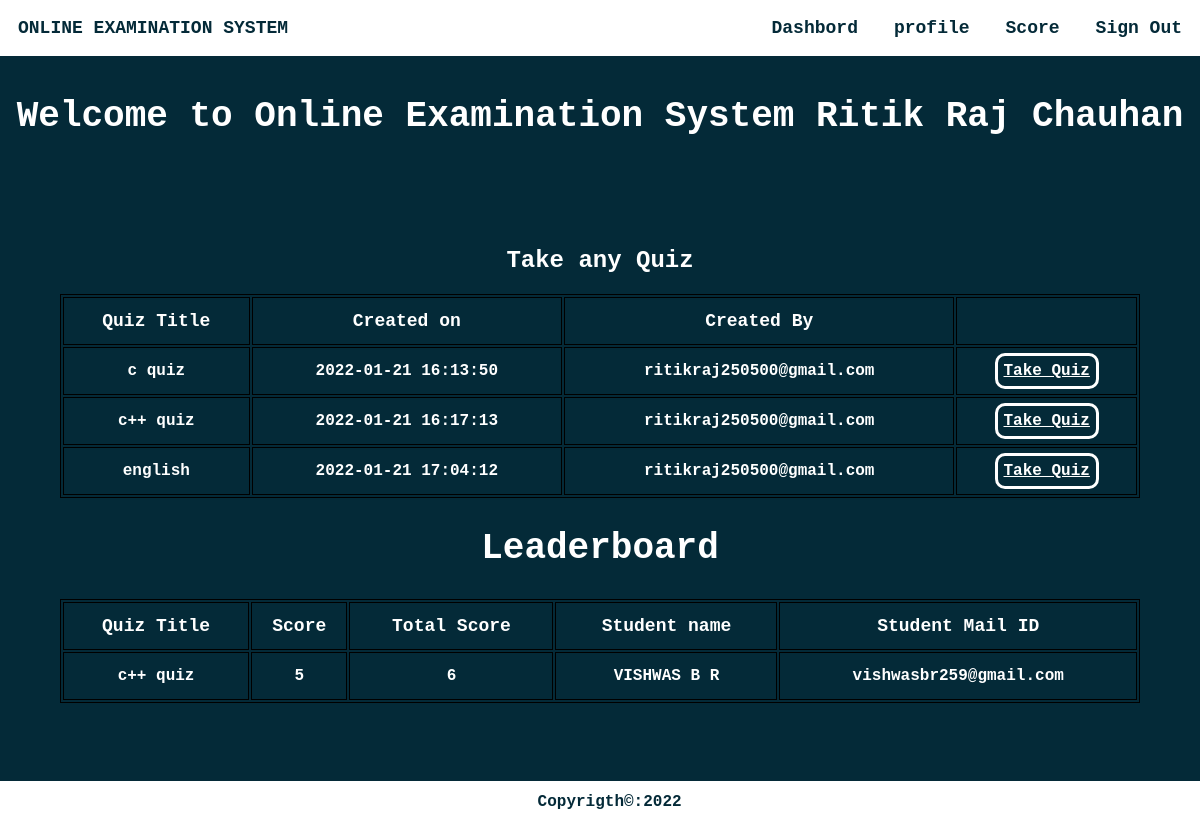
Screenshot of /homestud.php (signed in) with the database file from the repository.
### tables this page shows
CREATE TABLE `student` (
  `usn` varchar(10) NOT NULL,
  `name` varchar(20) NOT NULL,
  `mail` varchar(30) NOT NULL,
  `phno` varchar(10) NOT NULL,
  `gender` varchar(1) NOT NULL,
  `DOB` varchar(10) NOT NULL,
  `pw` varchar(200) NOT NULL,
  `dept` varchar(3) DEFAULT NULL
);

CREATE TABLE `quiz` (
  `quizid` int(11) NOT NULL,
  `quizname` varchar(20) NOT NULL,
  `date_created` timestamp NOT NULL DEFAULT current_timestamp(),
  `mail` varchar(30) DEFAULT NULL
);

CREATE TABLE `score` (
  `slno` int(11) NOT NULL,
  `score` int(11) NOT NULL,
  `quizid` int(11) NOT NULL,
  `mail` varchar(30) DEFAULT NULL,
  `totalscore` int(11) DEFAULT NULL,
  `remark` varchar(20) DEFAULT NULL
);

### homestud.php (the view, shortened to what this page needs)
<html>
<head>
</head>
<?php
require_once 'sql.php';
                $conn = mysqli_connect($host, $user, $ps, $project);if (!$conn) {
    echo "<script>alert(\"Database error retry after some time !\")</script>";
}
?>
<body style="color: #fff !important;font-weight:bolder;margin: 0 !important;font-weight: bolder !important;font-family: 'Courier New', Courier, monospace;">
    <div style="background-color: #042A38;height: auto;">
        <div class="navbar" style="display: inline-flex;width: 100%;color:#042A38;position:fixed;">
            <section style="margin: 1.5vw;">ONLINE EXAMINATION SYSTEM</section>
            <ul style="display: inline-flex;padding: 0 !important;margin: 0;float: right;right: 0;position: fixed;width: 50vw;">
                <li onclick="dash()">Dashbord</li>
                <li onclick="prof()">profile</li>
                <li onclick="score()">Score</li>
                <li onclick="lo()">Sign Out</li>
            </ul>
        </div><br><br>
        <?php
        $type1 = $_SESSION["type"];
        $username1 = $_SESSION["username"];
        $sql = "select * from " . $type1 . " where mail='{$username1}'";
        $res =   mysqli_query($conn, $sql);
        if ($res == true) {
            while ($row = mysqli_fetch_array($res)) {
                $dbname = $row['name'];
            }
        }
        ?>
        <center><section style="width:100vw;margin:0vw;margin-top:5vw;font-size:3vw;">Welcome to Online Examination System&nbsp;<?php echo $dbname ?></section></center>
        <section style="color:#fff !important"><br><br><br><br><br>
        <?php
            $sql ="select * from quiz";
            $res=mysqli_query($conn,$sql);
            if($res)
            {
                echo "<center><h1 style=\"font-size:2vw;\">Take any Quiz</h1></center>";
                echo "<center><table><thead><tr><td>Quiz Title</td><td>Created on</td><td>Created By</td><td>  </td></tr></thead>";
                while ($row = mysqli_fetch_assoc($res)) {
                    echo "<tr><td>".$row["quizname"]."</td><td>".$row["date_created"]."</td><td>".$row["mail"]."</td><td><a id=\"tq\" href='takeq.php?qid=".$row['quizid']."'>Take Quiz</button></tr>";
                }
                echo "</table></center>";
            }
            ?>
        </section>
            <section style="color:#fff !important">
            <?php
            $sql="call leaderboard;";
            $res=mysqli_query($conn,$sql);
            if($res)
            {
                echo "<center><h1 style=\"font-size: 3vw\">Leaderboard</h1></center>";
                echo "<table id=\"le\"><thead><tr><td>Quiz Title</td><td>Score</td><td>Total Score</td><td>Student name</td><td>Student Mail ID</td></tr></thead>";
                while ($row = mysqli_fetch_assoc($res)) {
                    echo "<tr><td>".$row["quizname"]."</td><td>".$row["score"]."</td><td>".$row["totalscore"]."</td><td>".$row["name"]."</td><td>".$row["mail"]."</td></tr>";
                }
                echo "</table><br><br><br>";
            }
            else{
                echo mysqli_error($conn);
            }
            ?>
        </section>
    </div>
    <?php require("footer.php");?>
</body>
</html>

### footer.php
<div class="foot w3-container" style="height: 3vh !important;width:100%;color:#042A38;background-color:#fff;font-weight:bolder;margin:0;margin-top:1vw;bottom:0">
    <center>&nbsp;&nbsp;Copyrigth&copy;:2022</center>
</div>

### homestud.php (style rules this page uses)
li { margin: 1.5vw; font-size: 1.5vw !important; }
ul { list-style: none; width: auto !important; font-weight: 2vw !important; }
.navbar { background-color: white !important; font-size: 1.5vw !important; }
a { text-decoration: none; color: #fff; }
table { width: 90vw; margin-left: 5vw; margin-right: 5vw; align-content: center; border: 1px solid black; }
thead { font-weight:900; font-size: 1.5vw; }
td { width: auto; border: 1px solid black; text-align: center; height: 4vw; font-weight: bold; }
#tq { text-decoration: underline; border: 3px solid #fff; padding: 0.5vw; border-radius: 10px; }
#le { margin-bottom: 2vw; }

### rows the page displays
student: name "Ritik Raj Chauhan"
quiz: quizname "c quiz", date_created "2022-01-21 16:13:50", mail "ritikraj250500@gmail.com"
quiz: quizname "c++ quiz", date_created "2022-01-21 16:17:13", mail "ritikraj250500@gmail.com", score.score "5", score.totalscore "6", student.name "VISHWAS B R", score.mail "vishwasbr259@gmail.com"
quiz: quizname "english", date_created "2022-01-21 17:04:12", mail "ritikraj250500@gmail.com"
